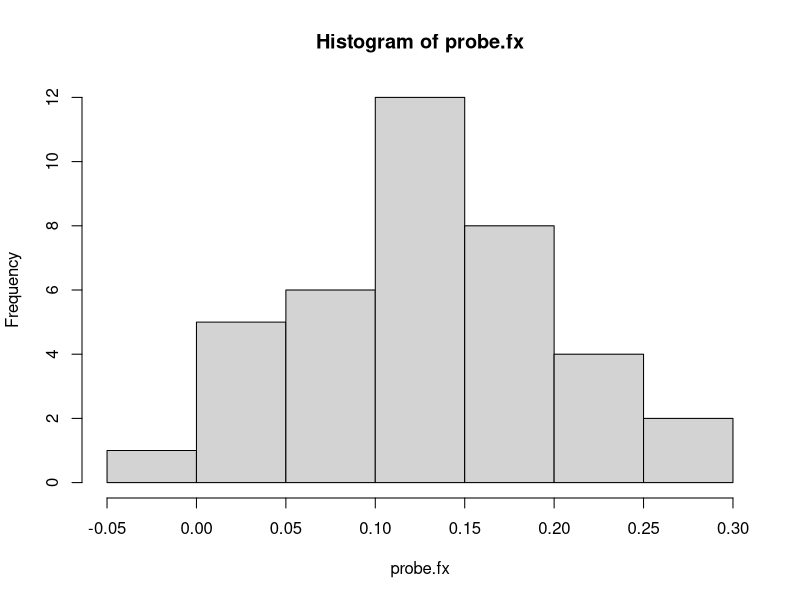
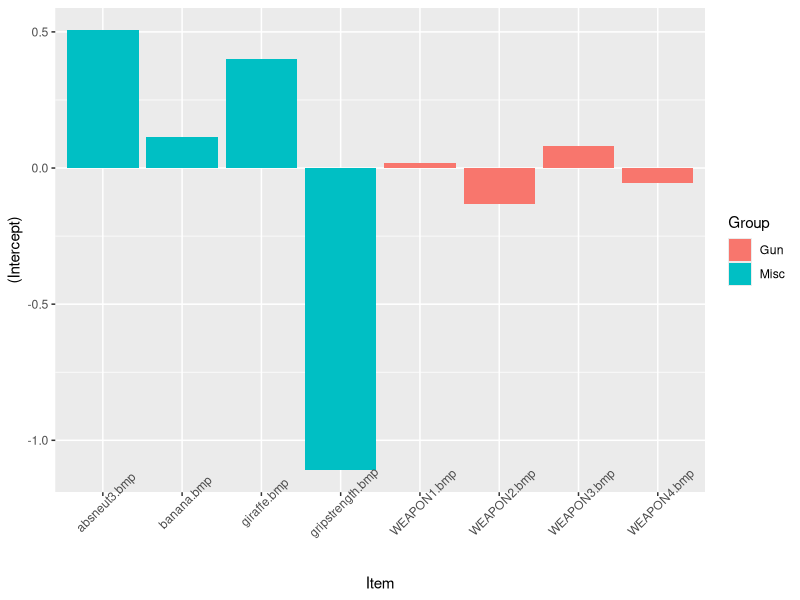
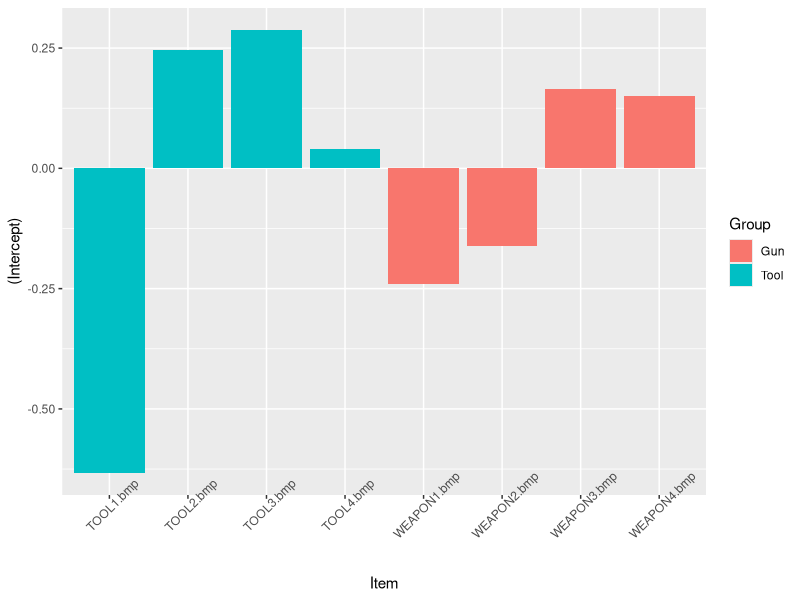
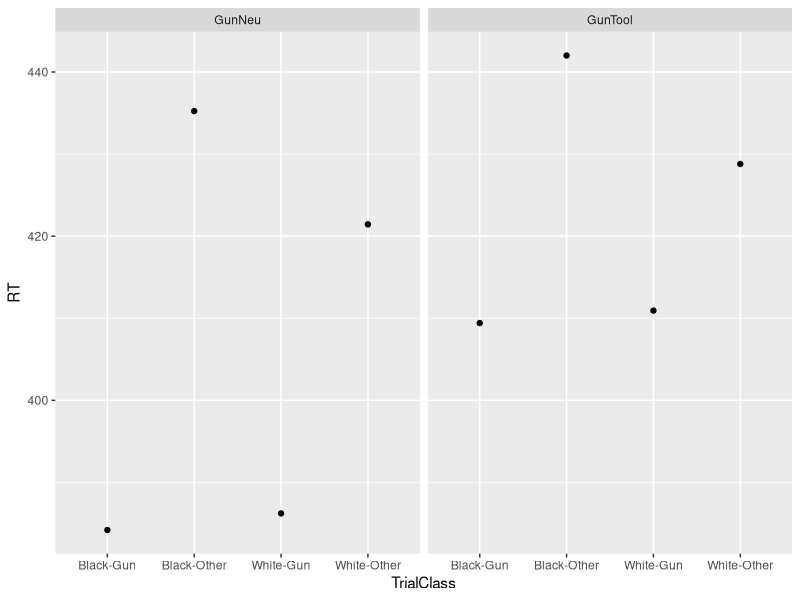
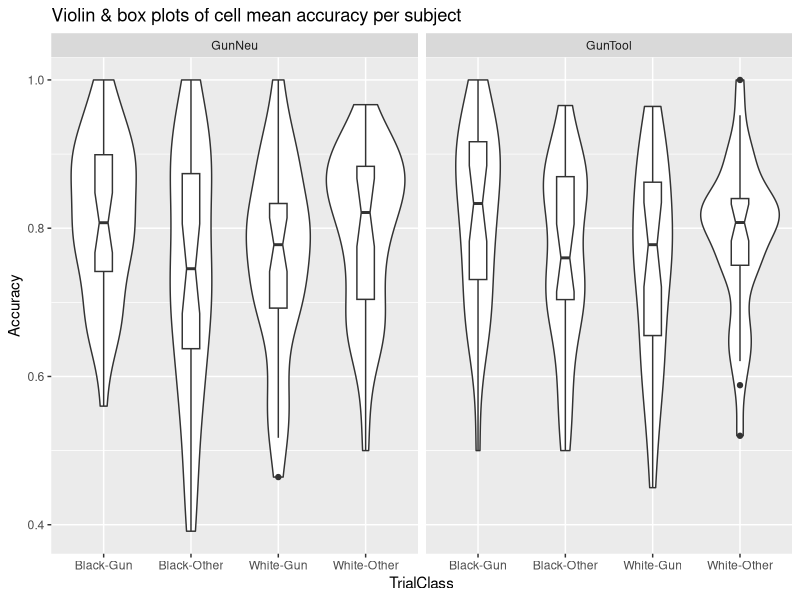
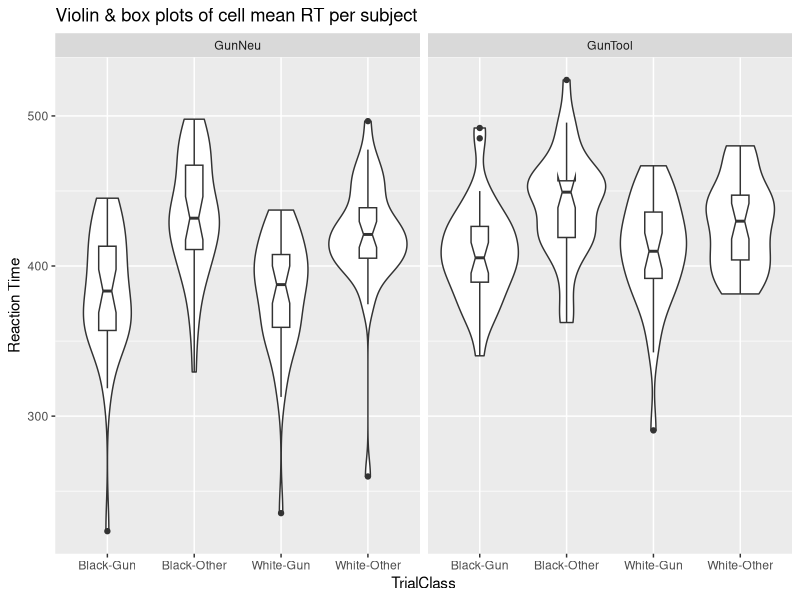
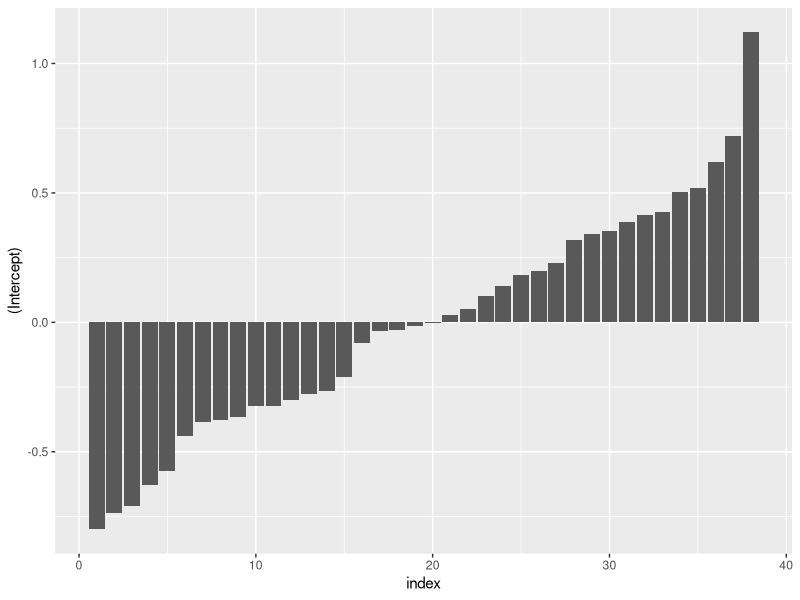
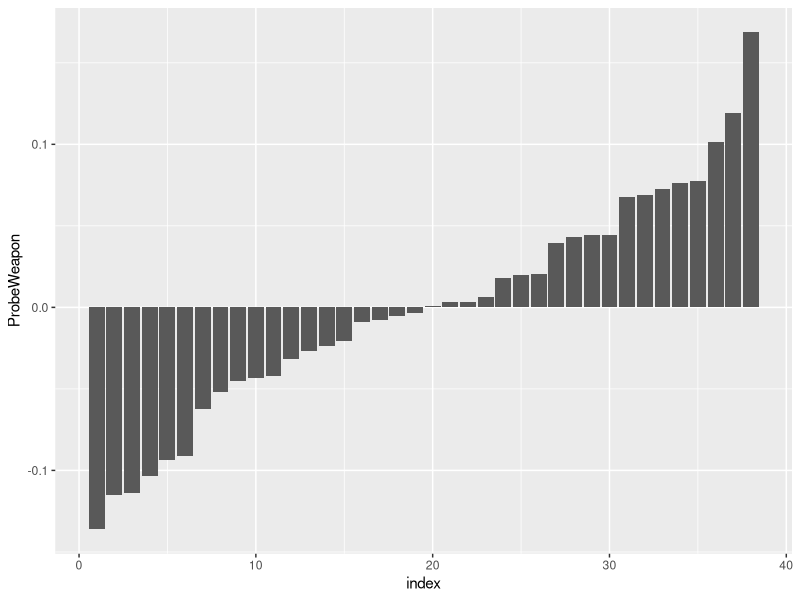

R code for these plots, in order:
# TODO: Consider random effects modeling in greater detail.
#  Do I need random slopes of subject?
#  Do I need random effects of ProbeType and CueType?

library(plyr)
library(dplyr)
library(tidyr)
library(ggplot2)
library(lme4)
library(car)
library(BayesFactor)

# Data ingest ----
dat = read.delim("./clean_wit4.txt")
# WIT3 analysis seems to have coded for "CueClass" -- look into it
# Read the preregistration b/c I've kinda forgotten how this worked...
dat = dat %>% 
  mutate(Subject = as.factor(Subject),
         Congruency = ifelse(TrialType %in% c("BlackGun", "WhiteTool", "WhiteNeu"), "Congruent", "Incongruent"),
         ProbeClass = mapvalues(ProbeType,
                                from = c("absneut3.bmp", "banana.bmp", "giraffe.bmp", "gripstrength.bmp",
                                "TOOL1.bmp", "TOOL2.bmp", "TOOL3.bmp", "TOOL4.bmp",
                                "WEAPON1.bmp", "WEAPON2.bmp", "WEAPON3.bmp", "WEAPON4.bmp"),
                                to = rep(c("Neutral", "Tool", "Weapon"), each = 4)),
         CueClass = substr(CueType, 1, 5),
         Probe = ifelse(ProbeClass == "Weapon", "Weapon", "Other"),
         TrialClass = mapvalues(TrialType,
                                from = c("BlackGun", "BlackNeu", "BlackTool",
                                         "WhiteGun", "WhiteNeu", "WhiteTool"),
                                to = c("Black-Gun", "Black-Other", "Black-Other",
                                       "White-Gun", "White-Other", "White-Other")),
         TrialClass = factor(TrialClass, 
                             levels = c("Black-Gun", "Black-Other", "White-Gun", "White-Other"))
  )

# Filter for only the first 120 trials/subject to prevent fatigue confound
# SubTrial includes an extra few values from the intermission (SubTrial 61)
# So we filter for SubTrial <= 121
dat <- dat %>% 
  filter(SubTrial <= 121)

# Make correct-only dataset for RT analyses
dat.rt = dat %>% 
  filter(Probe.ACC == 1)

# Make fast-only dataset for ACC analyses
dat.acc = dat %>% 
  filter(feedbackmask == "fast")

# Accuracy analyses ----
# Does accuracy depend on 3-way interaction?
mAcc = glmer(Probe.ACC ~ Condition * CueClass * Probe + 
               (1 + CueClass * Probe|Subject) + (1|ProbeType) + (1|CueType),
             data = dat.acc, family = "binomial",
             contrasts = list(Condition = contr.sum,
                              CueClass = contr.sum,
                              Probe = contr.sum))
summary(mAcc) 
ranef(mAcc)
# No, it does not. But note that this fails to converge max|grad| = .0018 vs tol = .001

# Check it without random item terms 
mAcc.1 = glmer(Probe.ACC ~ Condition * CueClass * Probe + 
               (1 + CueClass + Probe|Subject),
             data = dat.acc, family = "binomial",
             contrasts = list(Condition = contr.sum,
                              CueClass = contr.sum,
                              Probe = contr.sum))
# "model failed to converge, degenerate Hessian"
summary(mAcc.1) 
ranef(mAcc.1)

# 2x2 ANOVAs ----
# Model with random interactions would not converge, negative eigenvalues
# Random effect of CueClass perfectly correlated w/ Cue×Probe interaction
# Therefore this only models additive random slopes
# Same significant interaction with or without random intercepts of stimulus.
mAcc.GunNeu = dat.acc %>% 
  filter(Condition == "GunNeu") %>% 
  glmer(Probe.ACC ~ CueClass * Probe + 
          (1 + CueClass + Probe|Subject) + 
          (1|ProbeType) + (1|CueType), 
        data = .,
        family = "binomial",
        contrasts = list(Probe = "contr.sum"))
summary(mAcc.GunNeu) # Highly significant, p < .001
Anova(mAcc.GunNeu, type = 3)

# Very high correlation btwn interaction and main effect again worrisome, omitted
# This models only additive random slopes
# Again, results are the same whether including random item terms or not
mAcc.GunTool = dat.acc %>% 
  filter(Condition == "GunTool") %>% 
  glmer(Probe.ACC ~ CueClass * Probe + 
          (1 + CueClass + Probe|Subject) + 
          (1|ProbeType) + (1|CueType), 
        data = .,
        family = "binomial",
        contrasts = list(Probe = contr.sum))
summary(mAcc.GunTool) # p = .001, although |max|grad| a bit above threshold (.0013)
# Note problematic correlation between Cue×Probe slope and Probe slope

# Pairwise contrasts for white stimuli ----
# Gun - NotGun condition
# Here I run the same analysis several times with different random terms
# Without random subject-slopes and item-intercepts
GunNeu.white.acc = dat.acc %>% 
  filter(Condition == "GunNeu", CueClass == "white") %>% 
  glmer(Probe.ACC ~ Probe + (1|Subject), 
        data = .,
        family = "binomial",
        contrasts = list(Probe = contr.sum))
summary(GunNeu.white.acc) # Highly significant, p = .001

# With random subject-slopes but no item-intercepts
GunNeu.white.acc.r = dat.acc %>% 
  filter(Condition == "GunNeu", CueClass == "white") %>% 
  glmer(Probe.ACC ~ Probe + (1+ Probe|Subject), 
        data = .,
        family = "binomial",
        contrasts = list(Probe = contr.sum))
summary(GunNeu.white.acc.r) # p = .046

# With random subject-slopes and item-intercepts
# Once you add random intercepts of stimulus though it dissolves. Why's that?
GunNeu.white.acc.ranef = dat.acc %>% 
  filter(Condition == "GunNeu", CueClass == "white") %>% 
  glmer(Probe.ACC ~ Probe + (1+ Probe|Subject) + (1|ProbeType) + (1|CueType), 
        data = .,
        family = "binomial",
        contrasts = list(Probe = contr.sum))
summary(GunNeu.white.acc.ranef) # p = .354
# Let's pick apart the random effects
rfx = ranef(GunNeu.white.acc.ranef) # save to object
# inspect distribution of Probe-effect across subjects
probe.fx = rfx$Subject$ProbeWeapon + fixef(GunNeu.white.acc.ranef)["Probe1"]
hist(probe.fx) 
t.test(probe.fx) # well, this is significant, so why isn't the summary() output?
# inspect distribution of random intercepts of probeType
rfx$ProbeType %>% 
  mutate(., Item = row.names(.),
         Group = rep(c("Misc", "Gun"), each = 4)) %>%
  ggplot(aes(x = Item, y = `(Intercept)`, fill = Group)) +
  geom_bar(stat = "identity") +
  theme(axis.text.x = element_text(angle = 45))
# The grip-strength tester is very different!

# Pairwise contrast, white primes, classic gun/tool WIT
# Without random subject-slopes and item intercepts
GunTool.white.acc = dat.acc %>% 
  filter(Condition == "GunTool", CueClass == "white") %>% 
  glmer(Probe.ACC ~ Probe + (1|Subject), 
        data = .,
        family = "binomial",
        contrasts = list(Probe = contr.sum))
summary(GunTool.white.acc) # not significant, p = .138

# with random subject-slopes
GunTool.white.acc.r = dat.acc %>% 
  filter(Condition == "GunTool", CueClass == "white") %>% 
  glmer(Probe.ACC ~ Probe + (1 + Probe|Subject), 
        data = .,
        family = "binomial",
        contrasts = list(Probe = "contr.sum"))
summary(GunTool.white.acc.r) # not significant, p = .371

# With random subject-slopes and item intercepts
GunTool.white.acc.ranef = dat.acc %>% 
  filter(Condition == "GunTool", CueClass == "white") %>% 
  glmer(Probe.ACC ~ Probe + (1 + Probe|Subject) + (1|ProbeType) + (1|CueType), 
        data = .,
        family = "binomial",
        contrasts = list(Probe = contr.sum))
summary(GunTool.white.acc.ranef) # Not significant, p = .634
ranef(GunTool.white.acc.ranef) # Why are random effects of CueType all exactly zero?
# Debug attempt
dat.acc %>% 
  filter(Condition == "GunTool", CueClass == "white") %>% 
  select(Probe, ProbeType, CueType) %>% 
  distinct() %>% 
  arrange(ProbeType, CueType) # It looks like it's all there. Hmmm.
# Plot these random effects too
rfx2 = ranef(GunTool.white.acc.ranef)
rfx2$ProbeType %>% 
  mutate(., Item = row.names(.),
         Group = rep(c("Tool", "Gun"), each = 4)) %>%
  ggplot(aes(x = Item, y = `(Intercept)`, fill = Group)) +
  geom_bar(stat = "identity") +
  theme(axis.text.x = element_text(angle = 45))

# Bayes -- how much evidence do I have against 3-way interaction?
# Well, BayesFactor doesn't do binomial outcomes yet, does it now?

# RT analyses ----
# Worried about these extremely high correlations among effects
mRT = lmer(Probe.RT ~ Condition * CueClass * Probe + 
             (1 + CueClass * Probe|Subject),
            data = dat.rt,
           contrasts = list(Condition = contr.sum,
                            CueClass = contr.sum,
                            Probe = contr.sum))
summary(mRT)
Anova(mRT, type = 3) # significant 2x2 but not 2x2x2, p < .001

# Singular RFX matrix if including interaction
mRT2 = lmer(log(Probe.RT) ~ Condition * CueClass * Probe + 
              (1 + CueClass + Probe|Subject),
            data = dat.rt,
            contrasts = list(Condition = contr.sum,
                             CueClass = contr.sum,
                             Probe = contr.sum))
summary(mRT2)
Anova(mRT2, type = 3) # sign. 2x2 but not 2x2x2

meanRT = dat.rt %>% 
  group_by(Condition, TrialClass) %>% 
  summarise(RT = mean(Probe.RT, na.rm = T))
ggplot(meanRT, aes(x = TrialClass, y = RT)) +
  geom_point() +
  facet_wrap(~Condition)
# Faster to respond to White-Other than White-Gun... 
#  even after accounting for main effect of Target? hmmm.

# Is there a good way for me to check distribution of residuals?
# And is there a way to check on ICC?

# Is number of trials a factor?
exploratory1 = dat %>% 
  filter(Condition == "GunTool") %>% 
  glmer(Probe.ACC ~ TrialClass * SubTrial + (1 + SubTrial|Subject), 
                     data = ., family = "binomial")
summary(exploratory1) # One small just-significant interaction
exploratory2 = dat %>% 
  filter(Condition == "GunNeu") %>% 
  glmer(Probe.ACC ~ TrialClass * SubTrial + (1 + SubTrial|Subject), 
        data = ., family = "binomial")
summary(exploratory2) # looks like a significant fatigue effect

# Plotting playpen ----
dat.acc %>% 
  group_by(Subject, TrialClass, Condition) %>% 
  summarize(Accuracy = mean(Probe.ACC, na.rm = T)) %>% 
  ggplot(aes(x = TrialClass, y = Accuracy)) +
  facet_wrap(~Condition) +
  geom_violin() +
  geom_boxplot(width = .2, notch = T) +
  ggtitle("Violin & box plots of cell mean accuracy per subject")

dat.rt %>% 
  group_by(Subject, TrialClass, Condition) %>% 
  summarize(`Reaction Time` = mean(Probe.RT, na.rm = T)) %>% 
  ggplot(aes(x = TrialClass, y = `Reaction Time`)) +
  facet_wrap(~Condition) +
  geom_violin() +
  geom_boxplot(width = .2, notch = T) +
  ggtitle("Violin & box plots of cell mean RT per subject")

# Table export ----
# Aggregation and table export
# Should I use conditional trials (dat.acc, dat.rt) or unconditional (dat)?
# I'll use conditional b/c that's what's actually analyzed.
# Another question is whether to first average w/in subjects 
# or just average across all trials directly.
# I think it's better to average w/in subjects first.
S4T1.acc = dat.acc %>% 
  group_by(Condition, TrialType, Subject) %>% 
  summarize(M.sub = mean(Probe.ACC, na.rm = T))%>% 
  summarize(M.acc = mean(M.sub, na.rm = T),
            SD.acc = sd(M.sub, na.rm = T))

S4T1.rt = dat.rt %>% 
  group_by(Condition, TrialType, Subject) %>% 
  summarize(M.sub = mean(Probe.RT, na.rm = T))%>% 
  summarize(M.rt = mean(M.sub, na.rm = T),
            SD.rt = sd(M.sub, na.rm = T))

S4T1 = full_join(S4T1.acc, S4T1.rt)
write.table(S4T1, "S1table.txt", sep = "\t", row.names = F)

# This was stupid ----
# inspect distribution of random intercepts
rfx$Subject %>% 
  mutate(., Subject = row.names(.)) %>%
  arrange(`(Intercept)`) %>% 
  mutate(index = 1:nrow(.)) %>% 
  ggplot(aes(x = index, y = `(Intercept)`)) +
  geom_bar(stat = "identity")
# inspect distribution of random slopes of probe
rfx$Subject %>% 
  mutate(., Subject = row.names(.)) %>%
  arrange(ProbeWeapon) %>% 
  mutate(index = 1:nrow(.)) %>% 
  ggplot(aes(x = index, y = ProbeWeapon)) +
  geom_bar(stat = "identity")
